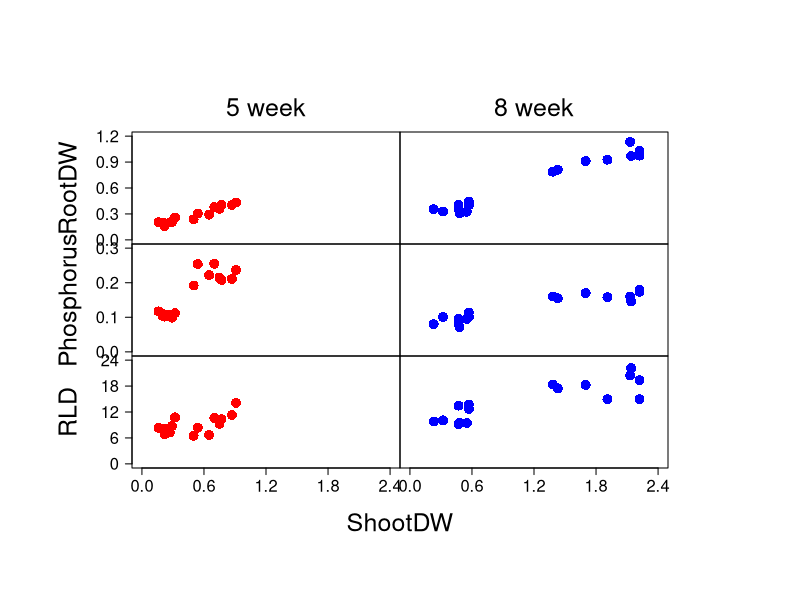

Write the R code that produced this figure.
d1<-read.table("Test1.txt", header=T) 

pdf("Fig2.pdf", width=10, height=12)
par(oma = c(10, 10, 10, 10)) # 下・左・上・右
par(mfcol=c(3,2)) # c(行, 列)  
par(mar = c(0, 0, 0, 0))  # 下・左・上・右

k<-0
week<-c("5week", "8week")
cols<-c("red", "blue")
text2<-c("RootDW", "Phosphorus", "RLD")
text3<-c("5 week", "8 week")

ylims<-rbind(c(0,1.2), c(0,0.3), c(0,24)) # RDW, P, RLDの順
yaxes<-rbind(c(0,0.3,0.6,0.9,1.2), c(0,0.1,0.2,0.3,0.4), c(0,6,12,18,24)) # RDW, P, RLDの順

for (i in 1:2) {
    for (j in 1:3) {
        k<-k+1
        sd<-subset(d1,d1$Stage==week[i])
        x<-sd[,5]
        y<-sd[,5+j]
        plot(x,y, 
                xlim = c(0,2.4),  # x軸の境界
                ylim = ylims[j,1:2], # y軸の境界
                xlab = "", # x軸ラベル
                ylab = "", # y軸ラベル
                col = cols[i],
                pch=16,
                cex=2,
                axes=FALSE
            )
        if (i==1) {
            axis(2, at=yaxes[j,1:5], cex.axis=1.5, las=1, labels = T) # y軸ラベル
            mtext(2, text=text2[j], adj=0.5, cex = 1.5, line = 4)
            }
        if (j==1) {
            mtext(3, text=text3[i], adj=0.5, cex = 1.5, line = 1)
            }
        box("plot",lty=1,lwd=1) # 枠をつける
        }
        axis(1, at=c(0,0.6,1.2,1.8,2.4), cex.axis=1.5, las=1, labels = T) # x軸ラベル
    }
mtext("ShootDW",adj=0.5,side = 1, cex = 1.5, line = 4, outer=TRUE)
dev.off()
